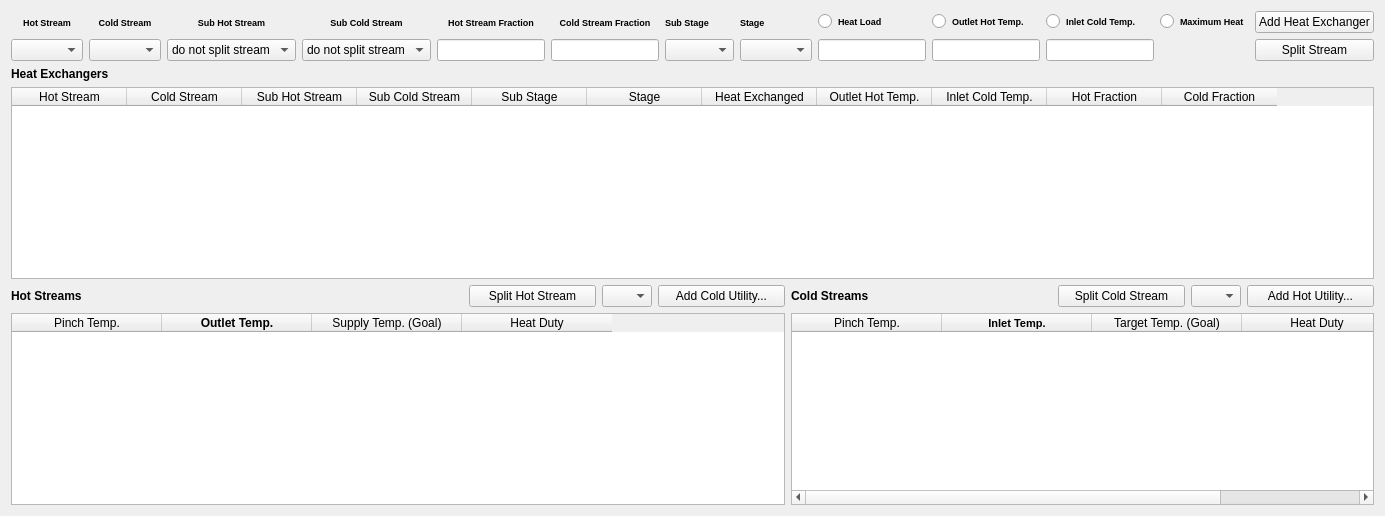
          <widget class="QWidget" name="tab_7">
           <attribute name="title">
            <string>Below Pinch</string>
           </attribute>
           <layout class="QGridLayout" name="gridLayout_14">
            <item row="1" column="0">
             <layout class="QGridLayout" name="gridLayout_13">
              <item row="4" column="6" colspan="2">
               <widget class="QLabel" name="label_61">
                <property name="maximumSize">
                 <size>
                  <width>69</width>
                  <height>16777215</height>
                 </size>
                </property>
                <property name="font">
                 <font>
                  <pointsize>7</pointsize>
                  <weight>75</weight>
                  <bold>true</bold>
                 </font>
                </property>
                <property name="text">
                 <string>Sub Stage</string>
                </property>
                <property name="alignment">
                 <set>Qt::AlignLeading|Qt::AlignLeft|Qt::AlignVCenter</set>
                </property>
               </widget>
              </item>
              <item row="5" column="8">
               <widget class="QComboBox" name="comboBox_40"/>
              </item>
              <item row="4" column="11">
               <widget class="QRadioButton" name="radioButton_19">
                <property name="font">
                 <font>
                  <pointsize>7</pointsize>
                  <weight>75</weight>
                  <bold>true</bold>
                 </font>
                </property>
                <property name="text">
                 <string>Inlet Cold Temp.</string>
                </property>
               </widget>
              </item>
              <item row="5" column="3">
               <widget class="QComboBox" name="comboBox_38">
                <property name="minimumSize">
                 <size>
                  <width>115</width>
                  <height>0</height>
                 </size>
                </property>
                <property name="maximumSize">
                 <size>
                  <width>999999</width>
                  <height>16777215</height>
                 </size>
                </property>
                <property name="sizeAdjustPolicy">
                 <enum>QComboBox::AdjustToContentsOnFirstShow</enum>
                </property>
                <item>
                 <property name="text">
                  <string>do not split stream</string>
                 </property>
                </item>
               </widget>
              </item>
              <item row="4" column="8">
               <widget class="QLabel" name="label_56">
                <property name="maximumSize">
                 <size>
                  <width>16777215</width>
                  <height>30</height>
                 </size>
                </property>
                <property name="font">
                 <font>
                  <pointsize>7</pointsize>
                  <weight>75</weight>
                  <bold>true</bold>
                 </font>
                </property>
                <property name="text">
                 <string>Stage</string>
                </property>
               </widget>
              </item>
              <item row="5" column="4">
               <widget class="QLineEdit" name="lineEdit_23">
                <property name="maximumSize">
                 <size>
                  <width>114</width>
                  <height>16777215</height>
                 </size>
                </property>
               </widget>
              </item>
              <item row="5" column="0">
               <widget class="QComboBox" name="comboBox_35"/>
              </item>
              <item row="4" column="3">
               <widget class="QLabel" name="label_58">
                <property name="font">
                 <font>
                  <pointsize>7</pointsize>
                  <weight>75</weight>
                  <bold>true</bold>
                 </font>
                </property>
                <property name="text">
                 <string>Sub Cold Stream</string>
                </property>
                <property name="alignment">
                 <set>Qt::AlignCenter</set>
                </property>
               </widget>
              </item>
              <item row="5" column="2">
               <widget class="QComboBox" name="comboBox_37">
                <property name="minimumSize">
                 <size>
                  <width>115</width>
                  <height>0</height>
                 </size>
                </property>
                <property name="maximumSize">
                 <size>
                  <width>999999</width>
                  <height>16777215</height>
                 </size>
                </property>
                <property name="sizeAdjustPolicy">
                 <enum>QComboBox::AdjustToContentsOnFirstShow</enum>
                </property>
                <property name="duplicatesEnabled">
                 <bool>false</bool>
                </property>
                <property name="frame">
                 <bool>true</bool>
                </property>
                <item>
                 <property name="text">
                  <string>do not split stream</string>
                 </property>
                </item>
               </widget>
              </item>
              <item row="5" column="6" colspan="2">
               <widget class="QComboBox" name="comboBox_39">
                <property name="maximumSize">
                 <size>
                  <width>69</width>
                  <height>16777215</height>
                 </size>
                </property>
               </widget>
              </item>
              <item row="4" column="10">
               <widget class="QRadioButton" name="radioButton_18">
                <property name="font">
                 <font>
                  <pointsize>7</pointsize>
                  <weight>75</weight>
                  <bold>true</bold>
                 </font>
                </property>
                <property name="text">
                 <string>Outlet Hot Temp.</string>
                </property>
               </widget>
              </item>
              <item row="4" column="5">
               <widget class="QLabel" name="label_60">
                <property name="font">
                 <font>
                  <pointsize>7</pointsize>
                  <weight>75</weight>
                  <bold>true</bold>
                 </font>
                </property>
                <property name="text">
                 <string>Cold Stream Fraction</string>
                </property>
                <property name="alignment">
                 <set>Qt::AlignCenter</set>
                </property>
               </widget>
              </item>
              <item row="5" column="10">
               <widget class="QLineEdit" name="lineEdit_26"/>
              </item>
              <item row="5" column="9">
               <widget class="QLineEdit" name="lineEdit_25"/>
              </item>
              <item row="5" column="1">
               <widget class="QComboBox" name="comboBox_36"/>
              </item>
              <item row="4" column="0">
               <widget class="QLabel" name="label_17">
                <property name="enabled">
                 <bool>true</bool>
                </property>
                <property name="minimumSize">
                 <size>
                  <width>0</width>
                  <height>0</height>
                 </size>
                </property>
                <property name="maximumSize">
                 <size>
                  <width>16777215</width>
                  <height>30</height>
                 </size>
                </property>
                <property name="font">
                 <font>
                  <pointsize>7</pointsize>
                  <weight>75</weight>
                  <bold>true</bold>
                 </font>
                </property>
                <property name="text">
                 <string>Hot Stream</string>
                </property>
                <property name="alignment">
                 <set>Qt::AlignCenter</set>
                </property>
               </widget>
              </item>
              <item row="5" column="11">
               <widget class="QLineEdit" name="lineEdit_27"/>
              </item>
              <item row="10" column="0" colspan="14">
               <layout class="QGridLayout" name="gridLayout_28">
                <item row="3" column="0">
                 <widget class="QLabel" name="label_62">
                  <property name="maximumSize">
                   <size>
                    <width>5000</width>
                    <height>16777215</height>
                   </size>
                  </property>
                  <property name="font">
                   <font>
                    <weight>75</weight>
                    <bold>true</bold>
                   </font>
                  </property>
                  <property name="text">
                   <string>Hot Streams</string>
                  </property>
                 </widget>
                </item>
                <item row="3" column="4" colspan="2">
                 <widget class="QLabel" name="label_64">
                  <property name="maximumSize">
                   <size>
                    <width>5000</width>
                    <height>16777215</height>
                   </size>
                  </property>
                  <property name="font">
                   <font>
                    <weight>75</weight>
                    <bold>true</bold>
                   </font>
                  </property>
                  <property name="text">
                   <string>Cold Streams</string>
                  </property>
                 </widget>
                </item>
                <item row="3" column="8">
                 <widget class="QPushButton" name="pushButton_21">
                  <property name="maximumSize">
                   <size>
                    <width>150</width>
                    <height>16777215</height>
                   </size>
                  </property>
                  <property name="text">
                   <string>Add Hot Utility...</string>
                  </property>
                 </widget>
                </item>
                <item row="3" column="3">
                 <widget class="QPushButton" name="pushButton_20">
                  <property name="maximumSize">
                   <size>
                    <width>150</width>
                    <height>16777215</height>
                   </size>
                  </property>
                  <property name="text">
                   <string>Add Cold Utility...</string>
                  </property>
                 </widget>
                </item>
                <item row="5" column="0" colspan="4">
                 <widget class="QTableWidget" name="tableWidget_15">
                  <property name="minimumSize">
                   <size>
                    <width>664</width>
                    <height>0</height>
                   </size>
                  </property>
                  <property name="sizeAdjustPolicy">
                   <enum>QAbstractScrollArea::AdjustToContents</enum>
                  </property>
                  <attribute name="horizontalHeaderDefaultSectionSize">
                   <number>150</number>
                  </attribute>
                  <column>
                   <property name="text">
                    <string>Pinch Temp.</string>
                   </property>
                  </column>
                  <column>
                   <property name="text">
                    <string>Outlet Temp.</string>
                   </property>
                   <property name="font">
                    <font>
                     <weight>75</weight>
                     <bold>true</bold>
                    </font>
                   </property>
                  </column>
                  <column>
                   <property name="text">
                    <string>Supply Temp. (Goal)</string>
                   </property>
                  </column>
                  <column>
                   <property name="text">
                    <string>Heat Duty</string>
                   </property>
                  </column>
                 </widget>
                </item>
                <item row="3" column="6">
                 <widget class="QPushButton" name="pushButton_12">
                  <property name="text">
                   <string>Split Cold Stream</string>
                  </property>
                 </widget>
                </item>
                <item row="3" column="7">
                 <widget class="QComboBox" name="comboBox_44">
                  <property name="maximumSize">
                   <size>
                    <width>50</width>
                    <height>16777215</height>
                   </size>
                  </property>
                 </widget>
                </item>
                <item row="1" column="0" colspan="9">
                 <widget class="QTableWidget" name="tableWidget_14">
                  <property name="minimumSize">
                   <size>
                    <width>0</width>
                    <height>0</height>
                   </size>
                  </property>
                  <property name="maximumSize">
                   <size>
                    <width>16777215</width>
                    <height>16777215</height>
                   </size>
                  </property>
                  <property name="showGrid">
                   <bool>true</bool>
                  </property>
                  <attribute name="horizontalHeaderDefaultSectionSize">
                   <number>115</number>
                  </attribute>
                  <column>
                   <property name="text">
                    <string>Hot Stream</string>
                   </property>
                  </column>
                  <column>
                   <property name="text">
                    <string>Cold Stream</string>
                   </property>
                  </column>
                  <column>
                   <property name="text">
                    <string>Sub Hot Stream</string>
                   </property>
                  </column>
                  <column>
                   <property name="text">
                    <string>Sub Cold Stream</string>
                   </property>
                  </column>
                  <column>
                   <property name="text">
                    <string>Sub Stage</string>
                   </property>
                  </column>
                  <column>
                   <property name="text">
                    <string>Stage</string>
                   </property>
                  </column>
                  <column>
                   <property name="text">
                    <string>Heat Exchanged</string>
                   </property>
                  </column>
                  <column>
                   <property name="text">
                    <string>Outlet Hot Temp.</string>
                   </property>
                  </column>
                  <column>
                   <property name="text">
                    <string>Inlet Cold Temp.</string>
                   </property>
                  </column>
                  <column>
                   <property name="text">
                    <string>Hot Fraction</string>
                   </property>
                  </column>
                  <column>
                   <property name="text">
                    <string>Cold Fraction</string>
                   </property>
                  </column>
                 </widget>
                </item>
                <item row="0" column="0">
                 <widget class="QLabel" name="label_55">
                  <property name="minimumSize">
                   <size>
                    <width>452</width>
                    <height>0</height>
                   </size>
                  </property>
                  <property name="maximumSize">
                   <size>
                    <width>0</width>
                    <height>16777215</height>
                   </size>
                  </property>
                  <property name="font">
                   <font>
                    <weight>75</weight>
                    <bold>true</bold>
                   </font>
                  </property>
                  <property name="text">
                   <string>Heat Exchangers</string>
                  </property>
                 </widget>
                </item>
                <item row="5" column="4" colspan="5">
                 <widget class="QTableWidget" name="tableWidget_17">
                  <attribute name="horizontalHeaderDefaultSectionSize">
                   <number>150</number>
                  </attribute>
                  <column>
                   <property name="text">
                    <string>Pinch Temp.</string>
                   </property>
                  </column>
                  <column>
                   <property name="text">
                    <string>Inlet Temp.</string>
                   </property>
                   <property name="font">
                    <font>
                     <family>MS Shell Dlg 2</family>
                     <pointsize>8</pointsize>
                     <weight>75</weight>
                     <bold>true</bold>
                    </font>
                   </property>
                  </column>
                  <column>
                   <property name="text">
                    <string>Target Temp. (Goal)</string>
                   </property>
                  </column>
                  <column>
                   <property name="text">
                    <string>Heat Duty</string>
                   </property>
                  </column>
                 </widget>
                </item>
                <item row="3" column="2">
                 <widget class="QComboBox" name="comboBox_43">
                  <property name="maximumSize">
                   <size>
                    <width>50</width>
                    <height>16777215</height>
                   </size>
                  </property>
                 </widget>
                </item>
                <item row="3" column="1">
                 <widget class="QPushButton" name="pushButton_11">
                  <property name="text">
                   <string>Split Hot Stream</string>
                  </property>
                 </widget>
                </item>
               </layout>
              </item>
              <item row="4" column="4">
               <widget class="QLabel" name="label_59">
                <property name="font">
                 <font>
                  <pointsize>7</pointsize>
                  <weight>75</weight>
                  <bold>true</bold>
                 </font>
                </property>
                <property name="text">
                 <string>Hot Stream Fraction</string>
                </property>
                <property name="alignment">
                 <set>Qt::AlignCenter</set>
                </property>
               </widget>
              </item>
              <item row="5" column="5">
               <widget class="QLineEdit" name="lineEdit_24">
                <property name="maximumSize">
                 <size>
                  <width>114</width>
                  <height>16777215</height>
                 </size>
                </property>
               </widget>
              </item>
              <item row="4" column="12">
               <widget class="QRadioButton" name="radioButton_20">
                <property name="font">
                 <font>
                  <pointsize>7</pointsize>
                  <weight>75</weight>
                  <bold>true</bold>
                 </font>
                </property>
                <property name="text">
                 <string>Maximum Heat</string>
                </property>
               </widget>
              </item>
              <item row="4" column="1">
               <widget class="QLabel" name="label_21">
                <property name="maximumSize">
                 <size>
                  <width>16777215</width>
                  <height>30</height>
                 </size>
                </property>
                <property name="font">
                 <font>
                  <pointsize>7</pointsize>
                  <weight>75</weight>
                  <bold>true</bold>
                 </font>
                </property>
                <property name="text">
                 <string>Cold Stream</string>
                </property>
                <property name="alignment">
                 <set>Qt::AlignCenter</set>
                </property>
               </widget>
              </item>
              <item row="4" column="9">
               <widget class="QRadioButton" name="radioButton_17">
                <property name="font">
                 <font>
                  <pointsize>7</pointsize>
                  <weight>75</weight>
                  <bold>true</bold>
                 </font>
                </property>
                <property name="text">
                 <string>Heat Load</string>
                </property>
               </widget>
              </item>
              <item row="4" column="2">
               <widget class="QLabel" name="label_57">
                <property name="font">
                 <font>
                  <pointsize>7</pointsize>
                  <weight>75</weight>
                  <bold>true</bold>
                 </font>
                </property>
                <property name="text">
                 <string>Sub Hot Stream</string>
                </property>
                <property name="alignment">
                 <set>Qt::AlignCenter</set>
                </property>
               </widget>
              </item>
              <item row="5" column="13">
               <widget class="QPushButton" name="pushButton_9">
                <property name="text">
                 <string>Split Stream</string>
                </property>
               </widget>
              </item>
              <item row="4" column="13">
               <widget class="QPushButton" name="pushButton_18">
                <property name="minimumSize">
                 <size>
                  <width>0</width>
                  <height>0</height>
                 </size>
                </property>
                <property name="text">
                 <string>Add Heat Exchanger</string>
                </property>
               </widget>
              </item>
             </layout>
            </item>
           </layout>
          </widget>
